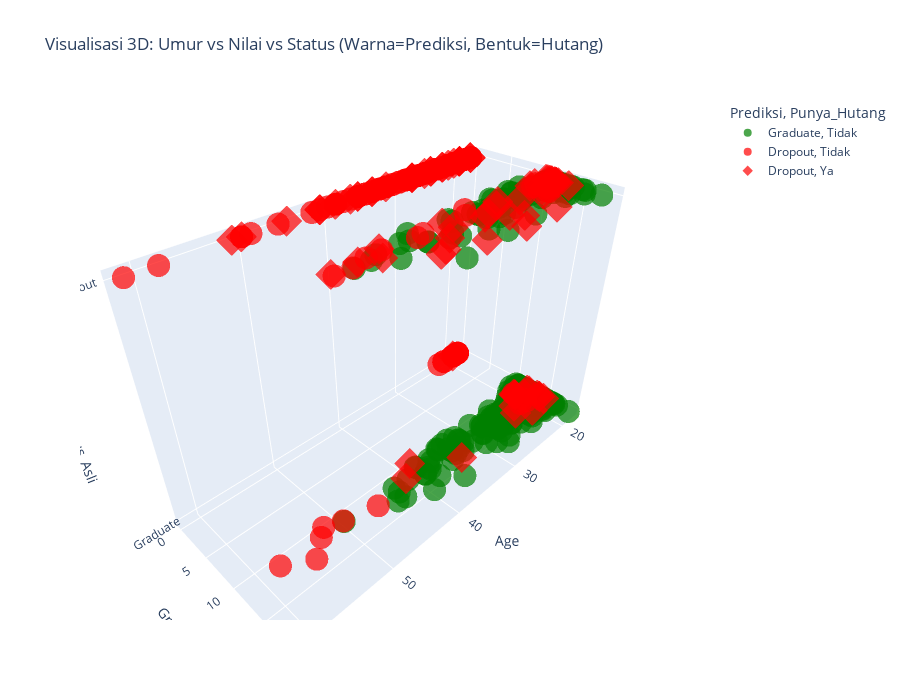

The cell this chart's notebook holds for it:
### Markdown cell above
GaussianNB

### Code cell
# ==============================================================================
# TUGAS AKHIR 11: PREDIKSI KELULUSAN MAHASISWA (GAUSSIAN NAIVE BAYES)
# ==============================================================================

# 1. IMPORT LIBRARIES
import pandas as pd
import numpy as np
import matplotlib.pyplot as plt
import seaborn as sns
import plotly.express as px
from sklearn.model_selection import train_test_split
from sklearn.preprocessing import StandardScaler
from sklearn.naive_bayes import GaussianNB
from sklearn.metrics import confusion_matrix, accuracy_score, classification_report
import warnings

# Konfigurasi Tampilan
warnings.filterwarnings('ignore')
plt.style.use('seaborn-v0_8-notebook')

# ------------------------------------------------------------------------------
# 2. LOAD & PREPARE DATA
# ------------------------------------------------------------------------------
print("--- [1] Memuat Data ---")
df = pd.read_csv('dataset (1).csv')

# Kita pilih 5 Fitur Utama yang paling mempengaruhi kelulusan:
# 1. Gender
# 2. Age at enrollment (Umur)
# 3. Curricular units 2nd sem (grade) (Nilai Semester 2)
# 4. Debtor (Punya Hutang?)
# 5. Tuition fees up to date (Bayar SPP Lancar?)
df_model = df[['Gender', 'Age at enrollment', 'Curricular units 2nd sem (grade)',
               'Debtor', 'Tuition fees up to date', 'Target']].copy()

# Rename kolom agar lebih mudah dipanggil
df_model.columns = ['Gender', 'Age', 'Grade', 'Debtor', 'Tuition_Paid', 'Target']

# Filter Target: Hapus status 'Enrolled', kita hanya ingin 'Dropout' vs 'Graduate'
df_model = df_model[df_model['Target'] != 'Enrolled'].copy()

# Encoding Target (Dropout=0, Graduate=1)
df_model['Target'] = df_model['Target'].map({'Dropout': 0, 'Graduate': 1})

print(f"Data siap! Jumlah Sampel: {df_model.shape[0]}")
print(df_model.head())

# ------------------------------------------------------------------------------
# 3. PREPROCESSING (SCALING & SPLITTING)
# ------------------------------------------------------------------------------
X = df_model.drop('Target', axis=1)
y = df_model['Target']

# Standard Scaling (WAJIB untuk Gaussian Naive Bayes)
scaler = StandardScaler()
X_scaled = scaler.fit_transform(X)

# Split Data (80% Train, 20% Test)
X_train, X_test, y_train, y_test = train_test_split(X_scaled, y, test_size=0.2, random_state=42)

# ------------------------------------------------------------------------------
# 4. MODELING (GAUSSIAN NAIVE BAYES)
# ------------------------------------------------------------------------------
print("\n--- [2] Melatih Model GaussianNB ---")
model = GaussianNB()
model.fit(X_train, y_train)

# Prediksi Data Test
y_pred = model.predict(X_test)
acc = accuracy_score(y_test, y_pred)

print(f"✅ Akurasi Model: {acc * 100:.2f}%")
print("\nClassification Report:")
print(classification_report(y_test, y_pred, target_names=['Dropout', 'Graduate']))

# ------------------------------------------------------------------------------
# 5. VISUALISASI (EDA & EVALUASI)
# ------------------------------------------------------------------------------
print("\n--- [3] Membuat Visualisasi ---")

# A. KDE Plot (Distribusi Nilai & Umur)
plt.figure(figsize=(14, 5))

# Plot Nilai (Grade)
plt.subplot(1, 2, 1)
sns.kdeplot(df_model.loc[df_model['Target'] == 0, 'Grade'], label='Dropout', fill=True, color='red')
sns.kdeplot(df_model.loc[df_model['Target'] == 1, 'Grade'], label='Graduate', fill=True, color='green')
plt.title('Apakah Nilai Mempengaruhi Kelulusan?', fontsize=14)
plt.xlabel('Nilai Semester 2 (0-20)')
plt.legend()

# Plot Umur (Age)
plt.subplot(1, 2, 2)
sns.kdeplot(df_model.loc[df_model['Target'] == 0, 'Age'], label='Dropout', fill=True, color='red')
sns.kdeplot(df_model.loc[df_model['Target'] == 1, 'Age'], label='Graduate', fill=True, color='green')
plt.title('Apakah Umur Mempengaruhi Kelulusan?', fontsize=14)
plt.xlabel('Umur')
plt.xlim(17, 45)
plt.legend()

plt.tight_layout()
plt.show()

# B. Confusion Matrix
plt.figure(figsize=(6, 5))
cm = confusion_matrix(y_test, y_pred)
sns.heatmap(cm, annot=True, fmt='d', cmap='Blues',
            xticklabels=['Pred: Dropout', 'Pred: Graduate'],
            yticklabels=['Asli: Dropout', 'Asli: Graduate'])
plt.title('Confusion Matrix', fontsize=14)
plt.show()

# C. 3D Scatter Plot (Interaktif)
# Kembalikan data X_test ke angka asli (Inverse Transform) agar grafik bisa dibaca
X_test_original = scaler.inverse_transform(X_test)
df_viz = pd.DataFrame(X_test_original, columns=['Gender', 'Age', 'Grade', 'Debtor', 'Tuition_Paid'])
df_viz['Status_Asli'] = y_test.values
df_viz['Prediksi'] = y_pred

# Mapping angka ke teks untuk label di grafik
df_viz['Status_Asli'] = df_viz['Status_Asli'].map({0: 'Dropout', 1: 'Graduate'})
df_viz['Prediksi'] = df_viz['Prediksi'].map({0: 'Dropout', 1: 'Graduate'})
df_viz['Punya_Hutang'] = df_viz['Debtor'].map({1: 'Ya', 0: 'Tidak'})

fig = px.scatter_3d(
    data_frame=df_viz,
    x='Age',
    y='Grade',
    z='Status_Asli',
    color='Prediksi',  # Warna titik berdasarkan Prediksi Model
    color_discrete_map={'Dropout': 'red', 'Graduate': 'green'},
    symbol='Punya_Hutang', # Bentuk titik beda jika punya hutang
    opacity=0.7,
    height=700,
    title='Visualisasi 3D: Umur vs Nilai vs Status (Warna=Prediksi, Bentuk=Hutang)'
)
fig.show()

# ------------------------------------------------------------------------------
# 6. SIMULASI PREDIKSI DATA BARU
# ------------------------------------------------------------------------------
print("\n--- [4] Simulasi Prediksi Data Baru ---")

# Buat 2 Data Dummy:
# Mhs A: Umur 20, Nilai 15 (Bagus), Tidak Hutang, SPP Lancar
# Mhs B: Umur 24, Nilai 9 (Jelek), Punya Hutang, SPP Nunggak
# Urutan: [Gender, Age, Grade, Debtor, Tuition_Paid]
data_baru = np.array([
    [1, 20, 15.0, 0, 1],
    [1, 24, 9.0,  1, 0]
])

# Scale data baru
data_baru_scaled = scaler.transform(data_baru)

# Prediksi
hasil = model.predict(data_baru_scaled)
prob = model.predict_proba(data_baru_scaled)

labels = {0: 'Dropout', 1: 'Graduate'}

print(f"1. Mahasiswa A (Nilai 15, Rajin Bayar) -> Diprediksi: {labels[hasil[0]]} (Yakin: {max(prob[0])*100:.2f}%)")
print(f"2. Mahasiswa B (Nilai 9, Nunggak)      -> Diprediksi: {labels[hasil[1]]} (Yakin: {max(prob[1])*100:.2f}%)")

### Figure 1 — Plotly figure (JSON) as saved in the notebook; plotly's stock layout.template omitted (floating-point values rounded to 4 significant figures; data arrays with more than 128 entries replaced by an {"elided": "..."} marker saying what was removed)
{"data": [{"hovertemplate": "Prediksi=Graduate<br>Punya_Hutang=Tidak<br>Age=%{x}<br>Grade=%{y}<br>Status_Asli=%{z}<extra></extra>", "legendgroup": "Graduate, Tidak", "marker": {"color": "green", "opacity": 0.7, "symbol": "circle"}, "mode": "markers", "name": "Graduate, Tidak", "scene": "scene", "showlegend": true, "type": "scatter3d", "x": {"elided": "501 float values"}, "y": {"elided": "501 float values"}, "z": {"elided": "501 str values"}}, {"hovertemplate": "Prediksi=Dropout<br>Punya_Hutang=Tidak<br>Age=%{x}<br>Grade=%{y}<br>Status_Asli=%{z}<extra></extra>", "legendgroup": "Dropout, Tidak", "marker": {"color": "red", "opacity": 0.7, "symbol": "circle"}, "mode": "markers", "name": "Dropout, Tidak", "scene": "scene", "showlegend": true, "type": "scatter3d", "x": {"elided": "140 float values"}, "y": {"elided": "140 float values"}, "z": {"elided": "140 str values"}}, {"hovertemplate": "Prediksi=Dropout<br>Punya_Hutang=Ya<br>Age=%{x}<br>Grade=%{y}<br>Status_Asli=%{z}<extra></extra>", "legendgroup": "Dropout, Ya", "marker": {"color": "red", "opacity": 0.7, "symbol": "diamond"}, "mode": "markers", "name": "Dropout, Ya", "scene": "scene", "showlegend": true, "type": "scatter3d", "x": [18.0, 18.0, 18.0, 43.0, 39.0, 29.0, 34.0, 23.0, 46.0, 20.0, 37.0, 20.0, 24.0, 18.0, 50.0, 21.0, 18.0, 28.0, 25.0, 27.0, 26.0, 18.0, 20.0, 41.0, 30.0, 18.0, 31.0, 20.0, 20.0, 18.0, 28.0, 41.0, 35.0, 32.0, 34.0, 25.0, 19.0, 20.0, 41.0, 28.0, 18.0, 51.0, 40.0, 49.0, 19.0, 21.0, 22.0, 37.0, 20.0, 23.0, 18.0, 35.0, 20.0, 44.0, 18.0, 45.0, 20.0, 39.0, 18.0, 36.0, 21.0, 18.0, 18.0, 20.0, 19.0, 21.0, 39.0, 23.0, 35.0, 28.0, 18.0, 30.0, 28.0, 36.0, 18.0, 18.0, 20.0, 18.0, 20.0, 22.0, 20.0, 34.0, 25.0, 18.0, 22.0], "y": [12.0, 11.4, 0.0, 10.5, 14.67, 14.0, 0.0, 0.0, 11.08, 11.67, 0.0, 10.57, 16.0, 14.83, 0.0, 12.2, 10.67, 11.6, 0.0, 11.0, 0.0, 11.8, 11.75, 0.0, 16.67, 11.14, 12.56, 0.0, 11.74, 13.83, 15.0, 0.0, 10.67, 0.0, 0.0, 12.25, 12.25, 12.33, 12.11, 0.0, 14.2, 0.0, 15.0, 11.2, 0.0, 10.67, 13.0, 13.33, 0.0, 0.0, 10.86, 12.0, 0.0, 12.0, 11.33, 0.0, 0.0, 10.75, 0.0, 0.0, 0.0, 12.25, 12.0, 11.5, 12.5, 15.17, 0.0, 14.0, 16.0, 0.0, 12.29, 12.17, 0.0, 0.0, 11.75, 12.57, 11.5, 14.17, 0.0, 0.0, 12.0, 14.38, 0.0, 13.5, 13.0], "z": ["Dropout", "Dropout", "Dropout", "Dropout", "Dropout", "Dropout", "Dropout", "Dropout", "Dropout", "Graduate", "Dropout", "Dropout", "Dropout", "Graduate", "Dropout", "Dropout", "Dropout", "Dropout", "Dropout", "Dropout", "Dropout", "Dropout", "Graduate", "Dropout", "Dropout", "Dropout", "Dropout", "Dropout", "Graduate", "Graduate", "Dropout", "Dropout", "Dropout", "Dropout", "Dropout", "Dropout", "Dropout", "Dropout", "Graduate", "Dropout", "Graduate", "Dropout", "Dropout", "Dropout", "Graduate", "Dropout", "Dropout", "Dropout", "Dropout", "Dropout", "Dropout", "Dropout", "Dropout", "Dropout", "Dropout", "Dropout", "Dropout", "Graduate", "Dropout", "Dropout", "Dropout", "Dropout", "Dropout", "Dropout", "Graduate", "Graduate", "Dropout", "Graduate", "Dropout", "Dropout", "Graduate", "Dropout", "Dropout", "Dropout", "Dropout", "Graduate", "Graduate", "Graduate", "Dropout", "Dropout", "Dropout", "Graduate", "Dropout", "Dropout", "Graduate"]}], "layout": {"height": 700, "legend": {"title": {"text": "Prediksi, Punya_Hutang"}, "tracegroupgap": 0}, "scene": {"domain": {"x": [0, 1], "y": [0, 1]}, "xaxis": {"title": {"text": "Age"}}, "yaxis": {"title": {"text": "Grade"}}, "zaxis": {"title": {"text": "Status_Asli"}}}, "title": {"text": "Visualisasi 3D: Umur vs Nilai vs Status (Warna=Prediksi, Bentuk=Hutang)"}}}
